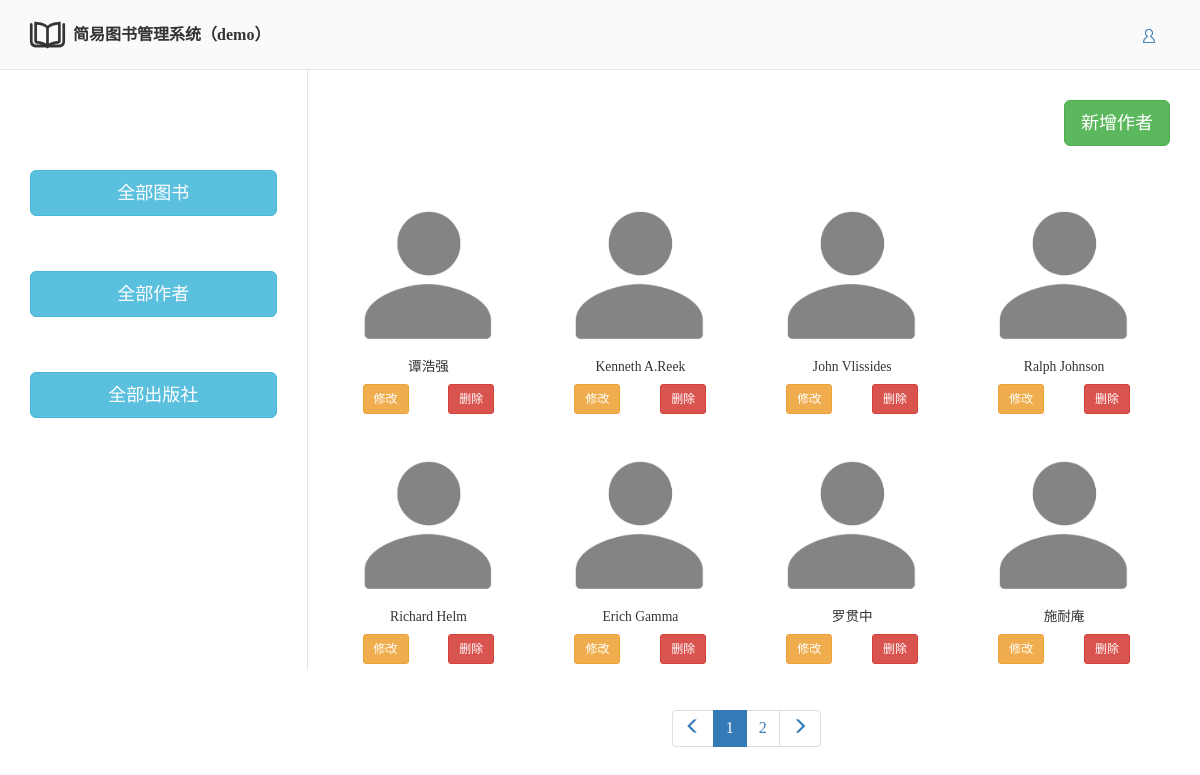
/app_home/author/, run on an earlier commit of the app's database.
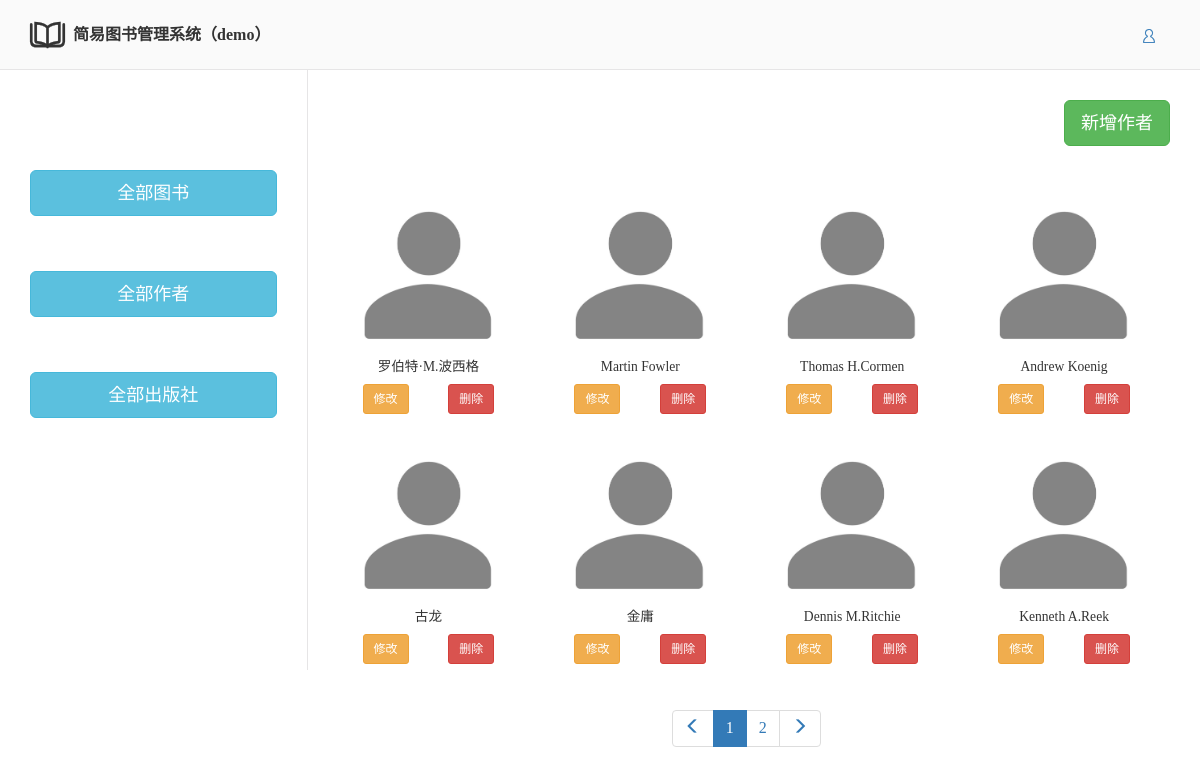
And on a later commit of the database.
### app_home/models.py (models this page shows)
class Author(models.Model):
    a_id = models.AutoField(primary_key=True)
    auth_name = models.CharField(max_length=20)

### app_home/views.py (the view)
# urls.py: path('author/', views.author),
def author(request):
    if request.method == "POST":
        auth_name = request.POST.get('auth_name')
        form = AddFormAuth(request.POST)
        if form.is_valid():
            Author.objects.create(auth_name=auth_name)
            return redirect('/app_home/author/')
    usr = request.user.username
    all_count = Author.objects.all().count()
    query_params = request.GET.copy()
    query_params._mutable = True
    pager = Pagination(
        current_page=request.GET.get('page'),
        all_count=all_count,
        base_url=request.path_info,
        query_params=query_params,
        per_page=per_page_count,
    )
    auth_list = Author.objects.all().order_by('-pk')[pager.start:pager.end]
    form = AddFormAuth()
    return render(request, "home/author.html", locals())

### app_home/pagination.py (called while the page is built)
    @property
    def start(self):
        return (self.current_page - 1) * self.per_page

    @property
    def end(self):
        return self.current_page * self.per_page

### templates/home/author.html (shortened to what this page needs)
{% extends 'base2.html' %}
{% block db_book %}
    <div class="book-head">
    <span class="btn btn-success btn-lg pull-right" data-toggle="modal"
          data-target=".modal-auth">新增作者</span>
    </div>
    {% for auth in auth_list %}
        <div class="col-md-3 pub-auth">
            <div class="auth-bg bg">
                <a class="text-muted text-center center-block" href="/app_home/{{ auth.pk }}/auth_info/"></a>
            </div>
            <span class="text-center center-block small">{{ auth.auth_name }}</span>
            <div>
                <a href="/app_home/{{ auth.pk }}/delete_auth" style="margin-right: 20px" class="btn btn-danger btn-sm
            pull-right">删除</a>
                <span class="btn btn-warning btn-sm pull-left" style="margin-left: 20px" data-toggle="modal"
                      data-target="#modal{{ auth.pk }}">修改</span>
            </div>
        </div>
    {% endfor %}
    <div class="page-nav">
        <nav>
            <ul class="pagination">
                {{ pager.page_html|safe }}
            </ul>
        </nav>
    </div>
{% endblock %}

What changed in the data, as far as the page shows it:
removed Author: auth_name "John Vlissides"
removed Author: auth_name "Ralph Johnson"
no longer on this page (row unchanged): Author: auth_name "Richard Helm"
no longer on this page (row unchanged): Author: auth_name "Erich Gamma"
no longer on this page (row unchanged): Author: auth_name "罗贯中"
no longer on this page (row unchanged): Author: auth_name "施耐庵"
added Author: auth_name "罗伯特·M.波西格"
added Author: auth_name "Martin Fowler"
added Author: auth_name "Thomas H.Cormen"
added Author: auth_name "Andrew Koenig"
added Author: auth_name "古龙"
added Author: auth_name "金庸"
changed Author: auth_name "谭浩强" → "Dennis M.Ritchie"
